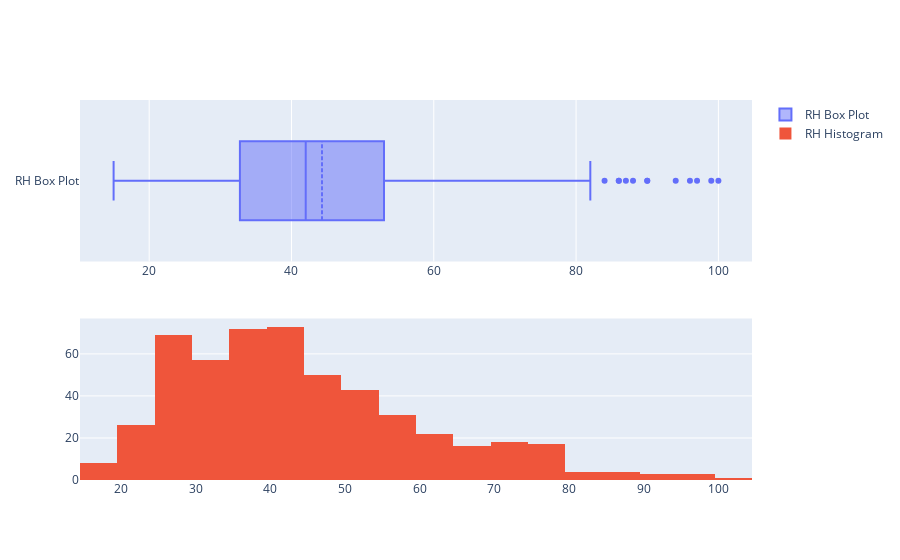

Notebook code for this chart:
### Code cell
fig = make_subplots(rows=2, cols=1)

tr1=go.Box(x=data['RH'],name='RH Box Plot',boxmean=True)
tr2=go.Histogram(x=data['RH'],name='RH Histogram')

fig.add_trace(tr1,row=1,col=1)
fig.add_trace(tr2,row=2,col=1)

fig.show()

### Figure 1 — Plotly figure (JSON) as saved in the notebook; plotly's stock layout.template omitted (floating-point values rounded to 4 significant figures; data arrays with more than 128 entries replaced by an {"elided": "..."} marker saying what was removed)
{"data": [{"boxmean": true, "name": "RH Box Plot", "type": "box", "x": {"elided": "517 int values"}, "xaxis": "x", "yaxis": "y"}, {"name": "RH Histogram", "type": "histogram", "x": {"elided": "517 int values"}, "xaxis": "x2", "yaxis": "y2"}], "layout": {"xaxis": {"anchor": "y", "domain": [0, 1]}, "xaxis2": {"anchor": "y2", "domain": [0, 1]}, "yaxis": {"anchor": "x", "domain": [0.575, 1]}, "yaxis2": {"anchor": "x2", "domain": [0, 0.425]}}}
